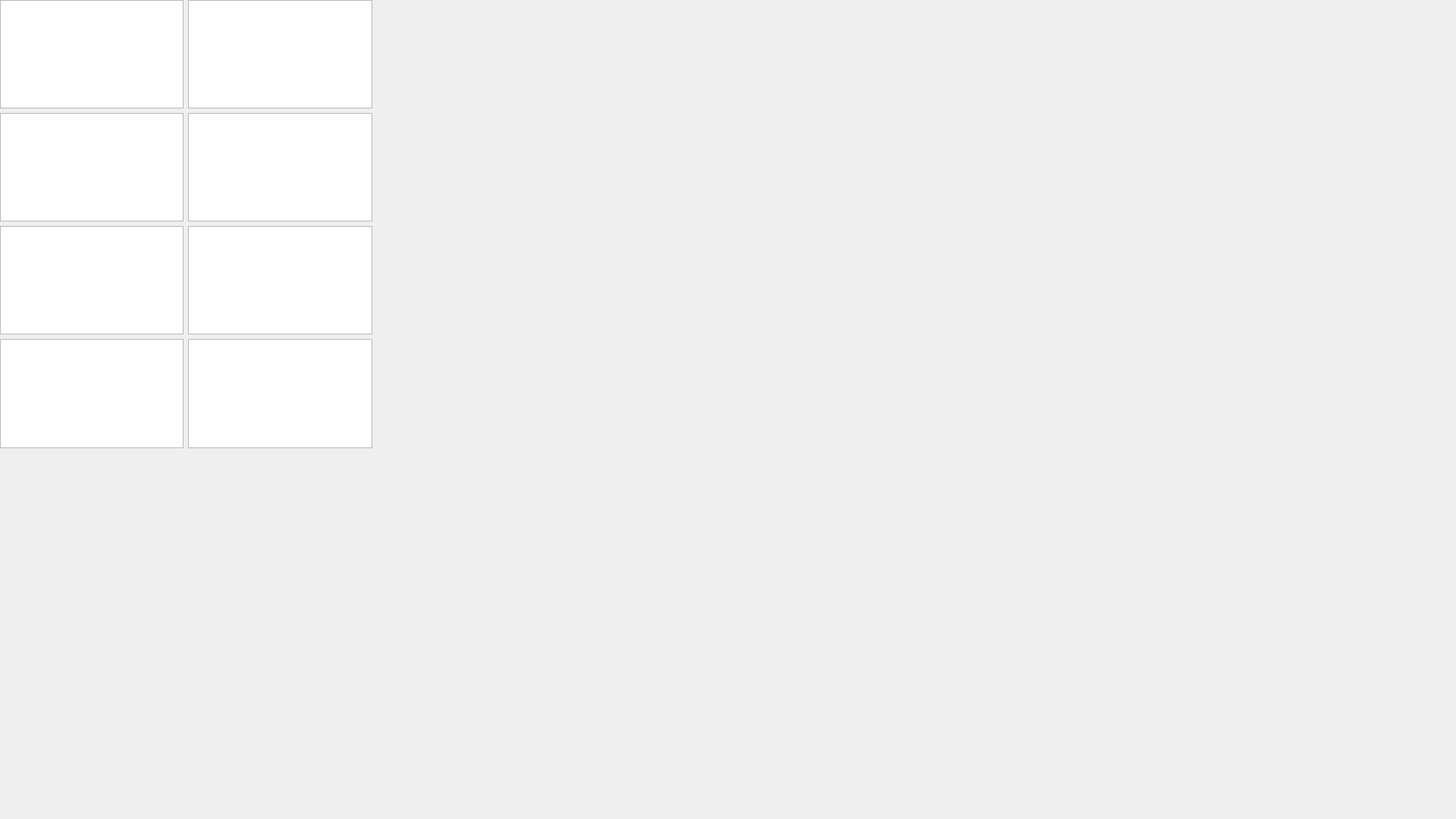
<?xml version="1.0" encoding="UTF-8"?>
<ui version="4.0">
 <class>MainViewWindow</class>
 <widget class="QWidget" name="MainViewWindow">
  <property name="geometry">
   <rect>
    <x>0</x>
    <y>0</y>
    <width>1920</width>
    <height>1080</height>
   </rect>
  </property>
  <property name="windowTitle">
   <string>Form</string>
  </property>
  <widget class="QWidget" name="verticalLayoutWidget">
   <property name="geometry">
    <rect>
     <x>0</x>
     <y>0</y>
     <width>491</width>
     <height>591</height>
    </rect>
   </property>
   <layout class="QVBoxLayout" name="verticalLayout">
    <item>
     <layout class="QHBoxLayout" name="HLup">
      <item>
       <layout class="QVBoxLayout" name="verticalLayout_5">
        <item>
         <widget class="QTextEdit" name="textEdit"/>
        </item>
        <item>
         <widget class="QTextEdit" name="textEdit_2"/>
        </item>
       </layout>
      </item>
      <item>
       <layout class="QVBoxLayout" name="verticalLayout_4">
        <item>
         <widget class="QTextEdit" name="textEdit_3"/>
        </item>
        <item>
         <widget class="QTextEdit" name="textEdit_4"/>
        </item>
       </layout>
      </item>
     </layout>
    </item>
    <item>
     <layout class="QHBoxLayout" name="HLdown">
      <item>
       <layout class="QVBoxLayout" name="verticalLayout_7">
        <item>
         <widget class="QTextEdit" name="textEdit_6"/>
        </item>
        <item>
         <widget class="QListWidget" name="listWidget_2"/>
        </item>
       </layout>
      </item>
      <item>
       <layout class="QVBoxLayout" name="verticalLayout_6">
        <item>
         <widget class="QTextEdit" name="textEdit_5"/>
        </item>
        <item>
         <widget class="QListWidget" name="listWidget"/>
        </item>
       </layout>
      </item>
     </layout>
    </item>
   </layout>
  </widget>
 </widget>
 <resources/>
 <connections/>
</ui>
